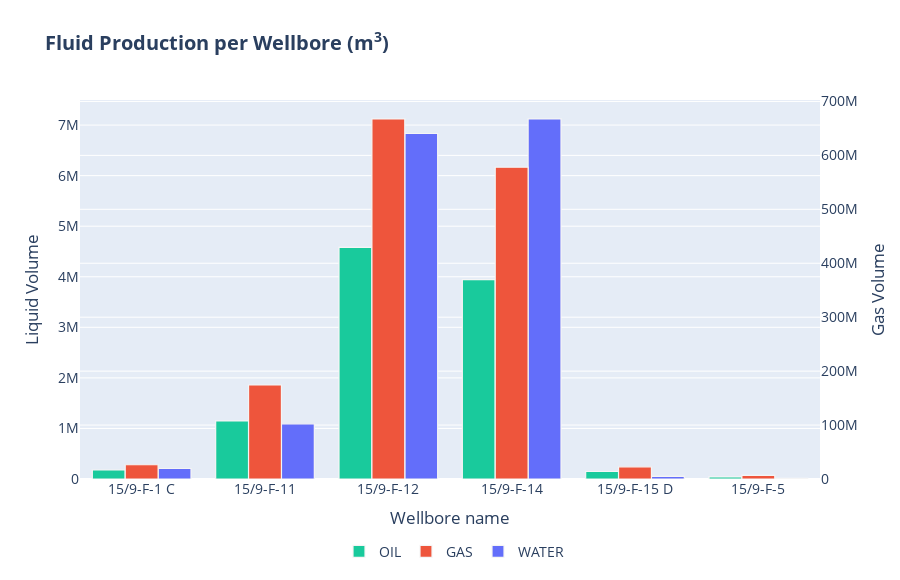

Notebook cell for this chart:
### Code cell
layout = go.Layout(
    title="<b>Fluid Production per Wellbore (m<sup>3</sup>)</b>",
    xaxis_title="Wellbore name",
    yaxis=dict(
        title="Liquid Volume",
        hoverformat=",.0f"
    ),
    yaxis2=dict(
        title="Gas Volume",
        overlaying="y",
        side="right",
        hoverformat=",.0f"
    ),
    legend=dict(orientation="h", x=0.35, y=-0.15),
    font_size=14,
    width=900,
    height=580
)

trace1 = go.Bar(
    x=production_wells_df["WELLBORE_NAME"],
    y=production_wells_df["OIL"],
    customdata=(production_wells_df["OIL"] / volumes.get("OIL")),
    hovertemplate="<br>".join(["<b>%{x}</b><br>", "<b>barrels:</b> %{customdata:,.0f}", "<b>cubic meters:</b> %{y}"]),
    marker=dict(color="#19CA9C", line=dict(color="whitesmoke", width=1.2)),
    offsetgroup=1,
    yaxis="y1",
    name="OIL"
)

trace2 = go.Bar(
    x=production_wells_df["WELLBORE_NAME"],
    y=production_wells_df["GAS"],
    customdata=(production_wells_df["GAS"] / volumes.get("GAS")),
    hovertemplate="<br>".join(["<b>%{x}</b><br>", "<b>SCF:</b> %{customdata:,.0f}", "<b>cubic meters:</b> %{y}"]),
    marker=dict(color="#EE553C", line=dict(color="whitesmoke", width=1.2)),
    offsetgroup=2,
    yaxis="y2",
    name="GAS"
)

trace3 = go.Bar(
    x=production_wells_df["WELLBORE_NAME"],
    y=production_wells_df["WATER"],
    customdata=(production_wells_df["WATER"] / volumes.get("WATER")),
    hovertemplate="<br>".join(["<b>%{x}</b><br>", "<b>barrels:</b> %{customdata:,.0f}", "<b>cubic meters:</b> %{y}"]),
    marker=dict(color="#636EFA", line=dict(color="whitesmoke", width=1.2)),
    offsetgroup=3,
    yaxis="y1",
    name="WATER"
)

go.Figure(data=[trace1, trace2, trace3], layout=layout)

### Figure 1 — Plotly figure (JSON) as saved in the notebook; plotly's stock layout.template omitted (floating-point values rounded to 4 significant figures)
{"data": [{"customdata": [1118000.0, 7220000.0, 28800000.0, 24800000.0, 934200.0, 258900.0], "hovertemplate": "<b>%{x}</b><br><br><b>barrels:</b> %{customdata:,.0f}<br><b>cubic meters:</b> %{y}", "marker": {"color": "#19CA9C", "line": {"color": "whitesmoke", "width": 1.2}}, "name": "OIL", "offsetgroup": "1", "type": "bar", "x": ["15/9-F-1 C", "15/9-F-11", "15/9-F-12", "15/9-F-14", "15/9-F-15 D", "15/9-F-5"], "y": [177700.0, 1148000.0, 4580000.0, 3942000.0, 148500.0, 41160.0], "yaxis": "y"}, {"customdata": [933800000.0, 6156000000.0, 23570000000.0, 20410000000.0, 794800000.0, 231700000.0], "hovertemplate": "<b>%{x}</b><br><br><b>SCF:</b> %{customdata:,.0f}<br><b>cubic meters:</b> %{y}", "marker": {"color": "#EE553C", "line": {"color": "whitesmoke", "width": 1.2}}, "name": "GAS", "offsetgroup": "2", "type": "bar", "x": ["15/9-F-1 C", "15/9-F-11", "15/9-F-12", "15/9-F-14", "15/9-F-15 D", "15/9-F-5"], "y": [26440000.0, 174300000.0, 667500000.0, 578000000.0, 22510000.0, 6562000.0], "yaxis": "y2"}, {"customdata": [1304000.0, 6861000.0, 42980000.0, 44790000.0, 329400.0, 85120.0], "hovertemplate": "<b>%{x}</b><br><br><b>barrels:</b> %{customdata:,.0f}<br><b>cubic meters:</b> %{y}", "marker": {"color": "#636EFA", "line": {"color": "whitesmoke", "width": 1.2}}, "name": "WATER", "offsetgroup": "3", "type": "bar", "x": ["15/9-F-1 C", "15/9-F-11", "15/9-F-12", "15/9-F-14", "15/9-F-15 D", "15/9-F-5"], "y": [207300.0, 1091000.0, 6833000.0, 7121000.0, 52370.0, 13530.0], "yaxis": "y"}], "layout": {"font": {"size": 14}, "height": 580, "legend": {"orientation": "h", "x": 0.35, "y": -0.15}, "title": {"text": "<b>Fluid Production per Wellbore (m<sup>3</sup>)</b>"}, "width": 900, "xaxis": {"title": {"text": "Wellbore name"}}, "yaxis": {"hoverformat": ",.0f", "title": {"text": "Liquid Volume"}}, "yaxis2": {"hoverformat": ",.0f", "overlaying": "y", "side": "right", "title": {"text": "Gas Volume"}}}}
